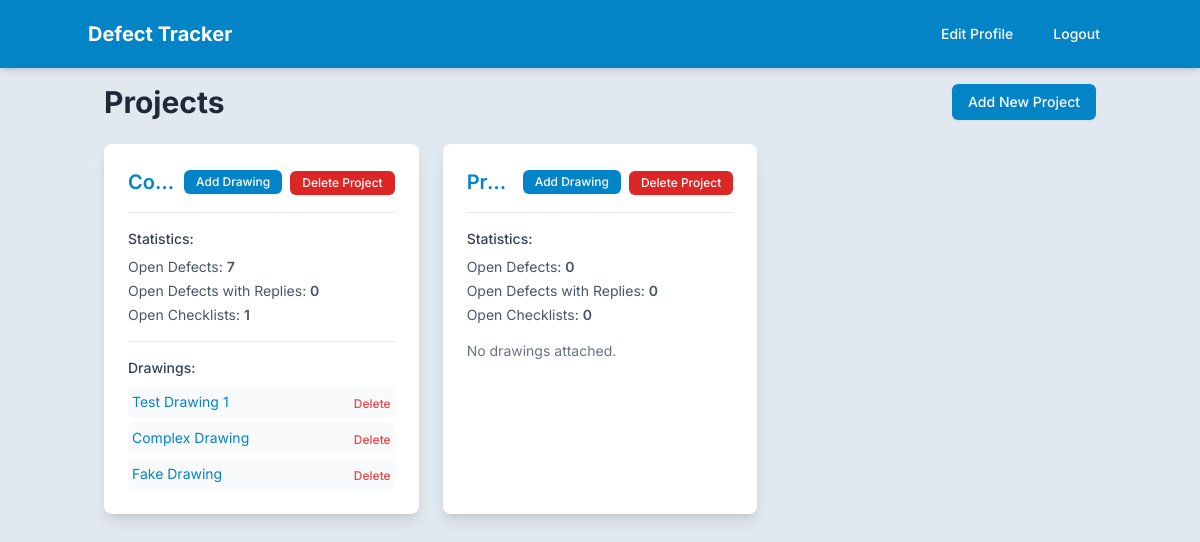
/ (signed in), run on the app's committed database.
### app.py (models this page shows)
class Project(db.Model):
    __tablename__ = 'projects'
    id = db.Column(db.Integer, primary_key=True)
    name = db.Column(db.String(255))
    defects = db.relationship('Defect', back_populates='project', cascade='all, delete-orphan')
    checklists = db.relationship('Checklist', back_populates='project', cascade='all, delete-orphan')
    accesses = db.relationship('ProjectAccess', back_populates='project', cascade='all, delete-orphan')
    drawings = db.relationship('Drawing', back_populates='project', cascade='all, delete-orphan')

class Drawing(db.Model):
    __tablename__ = 'drawings'
    id = db.Column(db.Integer, primary_key=True)
    project_id = db.Column(db.Integer, db.ForeignKey('projects.id'), nullable=False)
    name = db.Column(db.String(255), nullable=False)
    file_path = db.Column(db.String(255), nullable=False)
    created_at = db.Column(db.DateTime, default=datetime.now)
    project = db.relationship('Project', back_populates='drawings')
    markers = db.relationship('DefectMarker', back_populates='drawing', cascade='all, delete-orphan')

### app.py (the view)
@app.route('/')
@login_required
def index():
    project_ids = [access.project_id for access in current_user.projects]
    projects_query = Project.query.filter(Project.id.in_(project_ids))
    projects_data = []
    for project in projects_query.all():
        open_defects_count = Defect.query.filter_by(project_id=project.id, status='open').count()
        count_open_defects_with_other_user_reply = 0
        all_open_defects = Defect.query.filter_by(project_id=project.id, status='open').all()
        for defect in all_open_defects:
            last_comment = Comment.query.filter_by(defect_id=defect.id).order_by(Comment.created_at.desc()).first()
            if last_comment and last_comment.user_id != current_user.id:
                count_open_defects_with_other_user_reply += 1
        open_defects_with_reply_count = count_open_defects_with_other_user_reply
        open_checklists_count = Checklist.query.filter(
            Checklist.project_id == project.id,
            Checklist.items.any(ChecklistItem.is_checked == False)
        ).count()
        projects_data.append({
            'project': project,
            'open_defects_count': open_defects_count,
            'open_defects_with_reply_count': open_defects_with_reply_count,
            'open_checklists_count': open_checklists_count,
        })
    return render_template('project_list.html', projects_data=projects_data)

### app.py (called while the page is built)
@login_manager.user_loader
def load_user(user_id):
    return db.session.get(User, int(user_id))

@app.context_processor
def utility_processor():
    def get_absolute_static_path_for_template(relative_path):
        if not relative_path:
            return None
        if ".." in relative_path:
            logger.warning(f"Potential path traversal attempt in get_absolute_static_path: {relative_path}")
            return None # Or raise an error, or return a placeholder
        absolute_path = os.path.normpath(os.path.join(app.static_folder, relative_path.lstrip('/\\')))
        if os.path.commonprefix([absolute_path, app.static_folder]) != app.static_folder:
            logger.warning(f"Path {absolute_path} resolved outside static folder from relative path {relative_path}")
            return None # Or some placeholder
        return absolute_path
    return dict(get_absolute_static_path=get_absolute_static_path_for_template)

@app.context_processor
def inject_accessible_projects():
    if current_user.is_authenticated:
        accessible_project_objects = []
        project_accesses = ProjectAccess.query.filter_by(user_id=current_user.id).all()
        project_ids = [access.project_id for access in project_accesses]
        if project_ids:
            accessible_project_objects = Project.query.filter(Project.id.in_(project_ids)).order_by(Project.name).all()
        return dict(accessible_projects=accessible_project_objects)
    return dict(accessible_projects=[])

### templates/project_list.html (shortened to what this page needs)
{% extends "layout.html" %}
{% block content %}
    <div class="flex flex-col sm:flex-row justify-between items-center mb-6">
        <h1 class="text-3xl font-bold text-gray-800">Projects</h1>
        <div class="mt-4 sm:mt-0 space-x-0 sm:space-x-2 space-y-2 sm:space-y-0 flex flex-col sm:flex-row">
            <a href="{{ url_for('add_project') }}" class="bg-primary hover:bg-primary-hover text-white px-4 py-2 rounded-md shadow-sm text-sm font-medium text-center">Add New Project</a>
        </div>
    </div>
    {% if projects_data %}
        <div class="grid grid-cols-1 md:grid-cols-2 lg:grid-cols-3 gap-6">
            {% for data_item in projects_data %}
                <div class="bg-white p-6 rounded-lg shadow-lg hover:shadow-xl transition-shadow duration-300">
                    <div class="flex flex-row items-center justify-between mb-4">
                        <a href="{{ url_for('project_detail', project_id=data_item.project.id) }}" class="text-sky-600 hover:text-sky-700 text-xl font-semibold hover:underline mr-2 text-left min-w-0 truncate shrink">{{ data_item.project.name }}</a>
                        <div class="flex flex-row flex-wrap items-center gap-2 shrink-0">
                            <a href="{{ url_for('add_drawing', project_id=data_item.project.id) }}" class="bg-primary hover:bg-primary-hover text-white px-3 py-1 rounded-md text-xs font-medium text-center shadow-sm">Add Drawing</a>
                            <form method="POST" action="{{ url_for('delete_project', project_id=data_item.project.id) }}" class="inline">
                                <button type="submit" class="bg-red-600 hover:bg-red-700 text-white px-3 py-1 rounded-md text-xs font-medium shadow-sm" onclick="return confirm('Are you sure you want to delete this project and all its defects, checklists, and drawings?');">Delete Project</button>
                            </form>
                        </div>
                    </div>
                    <div class="mt-4 border-t border-gray-200 pt-4">
                        <h4 class="text-sm font-medium text-gray-700 mb-2">Statistics:</h4>
                        <ul class="text-sm text-gray-600 space-y-1">
                            <li>Open Defects: <span class="font-semibold">{{ data_item.open_defects_count }}</span></li>
                            <li>Open Defects with Replies: <span class="font-semibold">{{ data_item.open_defects_with_reply_count }}</span></li>
                            <li>Open Checklists: <span class="font-semibold">{{ data_item.open_checklists_count }}</span></li>
                        </ul>
                    </div>
                    {% if data_item.project.drawings and data_item.project.drawings|length > 0 %}
                        <div class="mt-4 border-t border-gray-200 pt-4">
                             <h4 class="text-sm font-medium text-gray-700 mb-2">Drawings:</h4>
                            <div class="space-y-1">
                                {% for drawing in data_item.project.drawings %}
                                    <div class="flex justify-between items-center bg-gray-50 p-1 rounded-md">
                                        <a href="{{ url_for('view_drawing', project_id=data_item.project.id, drawing_id=drawing.id) }}" class="text-sky-600 hover:underline text-sm">{{ drawing.name }}</a>
                                        <form method="POST" action="{{ url_for('delete_drawing', drawing_id=drawing.id) }}" class="inline ml-2">
                                            <button type="submit" class="text-red-500 hover:text-red-700 text-xs font-medium hover:underline" onclick="return confirm('Are you sure you want to delete this drawing?');">Delete</button>
                                        </form>
                                    </div>
                                {% endfor %}
                            </div>
                        </div>
                    {% else %}
                        <p class="text-sm text-gray-500 mt-4">No drawings attached.</p>
                    {% endif %}
                </div>
            {% endfor %}
        </div>
    {% endif %}
{% endblock %}

### templates/layout.html (style rules this page uses)
:root { --color-primary: #0284c7; --color-primary-hover: #0369a1; --color-secondary: #e2e8f0; --color-secondary-text: #1e293b; }
.bg-primary { background-color: var(--color-primary); }
.bg-secondary { background-color: var(--color-secondary); }
.text-secondary-text { color: var(--color-secondary-text); }

### data on the page
Project: project.name "Co…"
Drawing: name "Test Drawing 1"
Drawing: name "Complex Drawing"
Drawing: name "Fake Drawing"
Project: project.name "Pr…"

### other printed values
{{ data_item.open_defects_count }} "7" "0"
{{ data_item.open_defects_with_reply_count }} "0" "0"
{{ data_item.open_checklists_count }} "1" "0"
